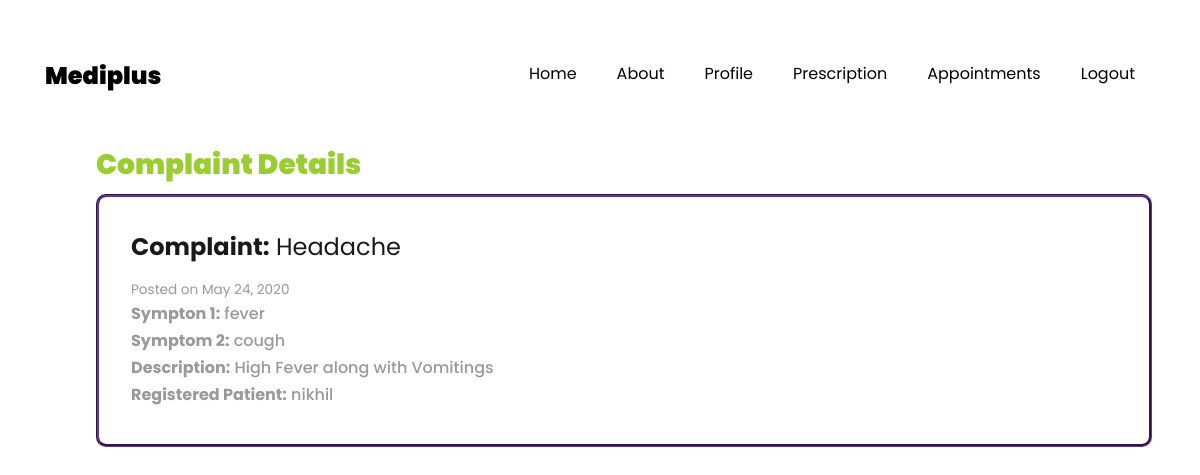
The app's page /Prescritption/1 (signed in) with its own data.
### core/models.py (models this page shows, shortened)
class Complaint(models.Model):
    Doctor=models.ForeignKey(Doctor,on_delete=models.CASCADE)
    patient=models.ForeignKey(Patient,on_delete=models.CASCADE)
    Complaint_Name=models.CharField(max_length=500)
    Symptom1=models.CharField(max_length=500)
    Symptom2=models.CharField(max_length=500)
    Description=models.TextField()
    Date=models.DateTimeField(auto_now=True)

class Patient(models.Model):
    user=models.OneToOneField(Users,on_delete=models.CASCADE,primary_key=True)

class Users(AbstractUser):
    PATIENT=1
    DOCTOR=2
    HR=3
    RECEPTIONIST=4
    ROLE_CHOICES = (
        (PATIENT, 'Patient'),
        (DOCTOR, 'Doctor'),
        (HR,'HR'),
        (RECEPTIONIST,'Receptionist')
    )
    GENDER_CHOICES = (
        ('M', 'Male'),
        ('F', 'Female'),
        ('O', 'Other'),
    )
    role = models.PositiveSmallIntegerField(choices=ROLE_CHOICES,null=True,blank=True)
    gender = models.CharField(max_length=1, choices=GENDER_CHOICES)
    age=models.IntegerField(null=True,blank=True)
    phoneno=models.BigIntegerField(null=True,blank=True)
    address=models.TextField(null=True,blank=True)

### core/views.py (the view)
# urls.py: path('Prescritption/<int:id>',views.DoctorComplaintDetailView,name='DoctorComplaintDetailView'),
@login_required
def DoctorComplaintDetailView(request,id):
    complaint=Complaint.objects.get(id=id)
    return render(request,'DoctorComplaintDetailView.html',{'complaint':complaint})

### core/templates/DoctorComplaintDetailView.html (shortened to what this page needs)
{% extends 'base.html' %}
{% load static %}
{% block content %}
<div class='row'>
    <div class='container-fluid'>
        <section class='content-section m-4 p-4'>
            <h3>Complaint Details</h3>
            <section class="media  p-3 mt-2">
                <section class="media-body p-3">
                    <h4><b>Complaint:</b> {{complaint.Complaint_Name}}</h4><small>Posted on {{complaint.Date | date}}</small>
                    <h6><b>Sympton 1:</b> {{complaint.Symptom1}}</h6>
                    <h6><b>Symptom 2:</b> {{complaint.Symptom2}}</h6>
                    <h6><b>Description:</b> {{complaint.Description}}</h6>
                    <h6><b>Registered Patient:</b> {{complaint.patient.user.username}}</h6>
                </section>
            </section>
        </section>
    </div>
    </div>
{% endblock %}

### core/templates/DoctorComplaintDetailView.html (style rules this page uses)
.content-section h3 { font-weight: 1000; color: yellowgreen; }
.content-section .media { border: 3px groove rebeccapurple; border-radius: 10px; left:100px; }

### records on screen
Complaint: Complaint_Name "Headache", Date "May 24, 2020", Symptom1 "fever", Symptom2 "cough", Description "High Fever along with Vomitings", patient.user.username "nikhil"
